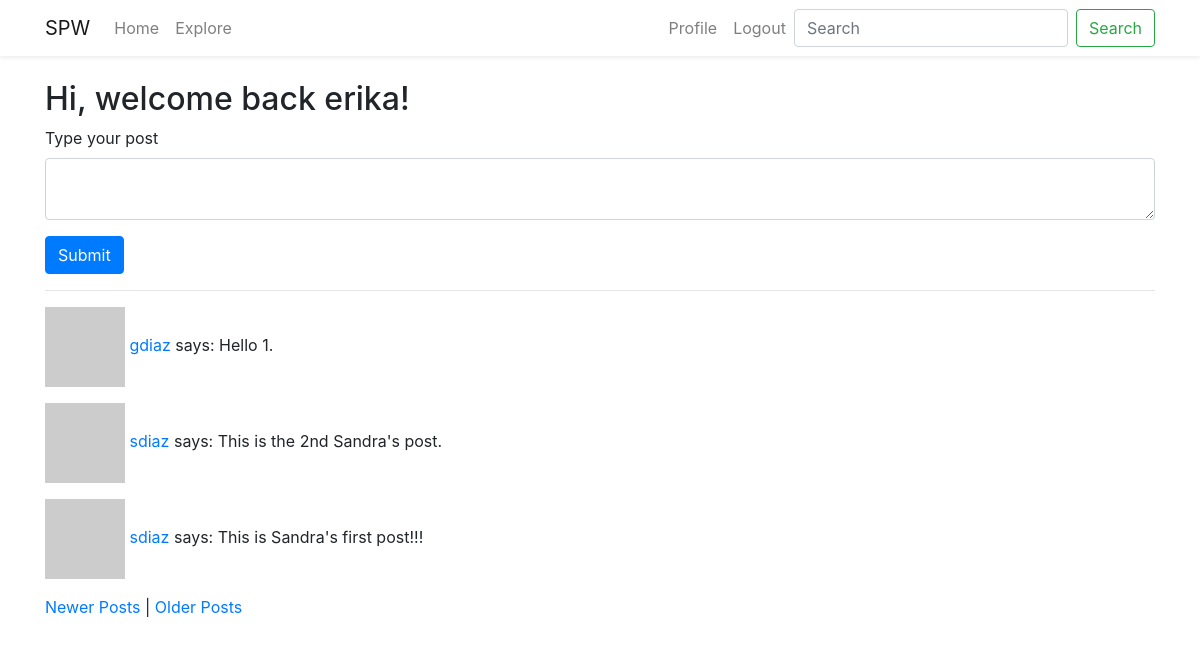
/index?page=3 (signed in), run on the app's committed database.
### src/models.py (models this page shows, shortened)
class User(UserMixin, db.Model):
    id = db.Column(db.Integer, primary_key=True)
    username = db.Column(db.String(64), index=True, unique=True)
    email = db.Column(db.String(128), index=True, unique=True)
    password_hash = db.Column(db.String(128))
    posts = db.relationship('Post', backref='author', lazy='dynamic')
    about_me = db.Column(db.String(140))
    last_seen = db.Column(db.DateTime, default=datetime.utcnow)
    following = db.relationship(
        'User', secondary=followers,
        primaryjoin=(followers.c.follower_id == id),
        secondaryjoin=(followers.c.following_id == id),
        backref=db.backref('followers', lazy='dynamic'),
        lazy='dynamic',
    )
    def posts_im_following(self):
        posts_i_follow = Post.query.join(
            followers, (followers.c.following_id == Post.user_id)).filter(
            followers.c.follower_id == self.id)
        return posts_i_follow.union(self.posts).order_by(Post.timestamp.desc())
    def avatar(self, size):
        digest = md5(self.email.lower().encode('utf-8')).hexdigest()
        return f"https://www.gravatar.com/avatar/{digest}?d=robohash&s={size}"

class Post(db.Model):
    id = db.Column(db.Integer, primary_key=True)
    body = db.Column(db.String(140))
    timestamp = db.Column(db.DateTime, index=True, default=datetime.utcnow)
    user_id = db.Column(db.Integer, db.ForeignKey('user.id'))

### src/routes.py (the view)
@app.route('/', methods=['GET', 'POST'])
@app.route('/index', methods=['GET', 'POST'])
@login_required
def index():
    form = PostForm()
    if form.validate_on_submit():
        post = Post(body=form.post.data, author=current_user)
        db.session.add(post)
        db.session.commit()
        return redirect(url_for('index'))
    page = request.args.get('page', 1, type=int)
    posts = current_user.posts_im_following().paginate(
        page=page,
        per_page=app.config['POST_PER_PAGE'],
        error_out=False,
    )
    next_page = url_for('index', page=posts.next_num) if posts.has_next else None
    prev_page = url_for('index', page=posts.prev_num) if posts.has_prev else None
    return render_template('index.html', title='Home', form=form, posts=posts.items, next_page=next_page,
                           prev_page=prev_page)

### src/forms.py
class PostForm(FlaskForm):
    post = TextAreaField('Type your post', validators=[
        DataRequired(),
        Length(min=1, max=256),
    ])
    submit = SubmitField('Submit')

### src/models.py (called while the page is built)
@login.user_loader
def load_user(idx):
    return User.query.get(int(idx))

### src/routes.py (called while the page is built)
@app.before_request
def before_request():
    if current_user.is_authenticated:
        current_user.last_seen = datetime.utcnow()
        db.session.commit()

### src/templates/index.html (shortened to what this page needs)
{% extends "base.html" %}
{% block content %}
    <h2> Hi, welcome back {{ current_user.username }}! </h2>
    {% if form %}
        <form action="" method="POST">
            <div class="form-group">
                {{ form.post.label }}<br>
                {{ form.post(class_="form-control") }}
            </div>
            {{ form.submit(class_="btn btn-primary") }}
        </form>
    {% endif %}
    <hr>
    {% for post in posts %}
        {% include "includes/_post.html" %}
    {% endfor %}
    {% if prev_page %}
        <a href="{{ prev_page }}">Newer Posts</a> |
    {% endif %}
    {% if next_page %}
        <a href="{{ next_page }}">Older Posts</a>
    {% endif %}
{% endblock %}

### src/templates/includes/_post.html
<p>
    <img src="{{ post.author.avatar(36) }}" alt="Profile Image">
    <a href="{{ url_for('user', username=post.author.username) }}">
        {{ post.author.username }}
    </a>
    says: {{ post.body }}
</p>

### data on the page
User: username "erika"
Post: author.username "gdiaz", body "Hello 1."
Post: author.username "sdiaz", body "This is the 2nd Sandra's post."
Post: author.username "sdiaz", body "This is Sandra's first post!!!"
